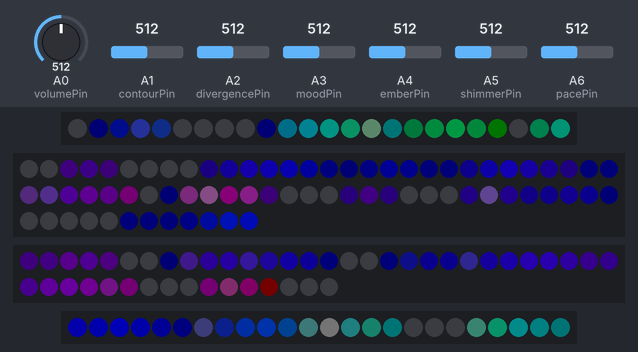
Bench run of a sketch on a simulated Arduino Nano, built with avr-gcc and run on an emulated ATmega328P. On the bench: 2 × 24 RGB LEDs in strip order, left to right, 72 RGB LEDs in strip order, left to right, continuing on the next row, 46 RGB LEDs in strip order, left to right, continuing on the next row. Inputs (shaded band) come from the test bench; at power-on: A4 (emberPin) = 512, A0 (volumePin) = 512, A1 (contourPin) = 512, A5 (shimmerPin) = 512, A6 (pacePin) = 512, A3 (moodPin) = 512, A2 (divergencePin) = 512. Dim RGB values are drawn brighter than linear.

Above: at 1.2 s.
1.3 s: A4 (emberPin) set to 306
At 1.77 s:
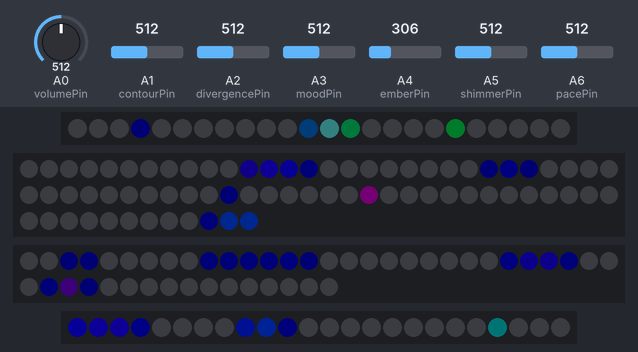
3.7 s: A0 (volumePin) set to 992
At 4.2 s:
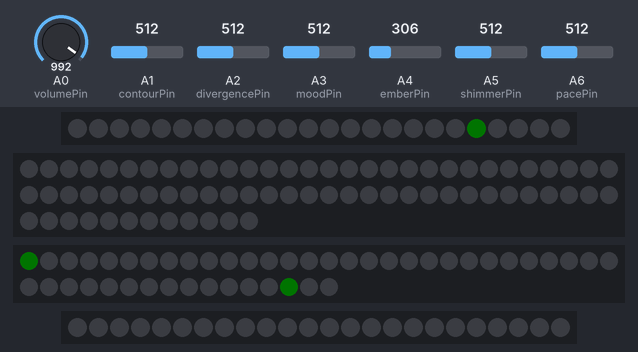
5.5 s: A1 (contourPin) set to 716
At 5.99 s:
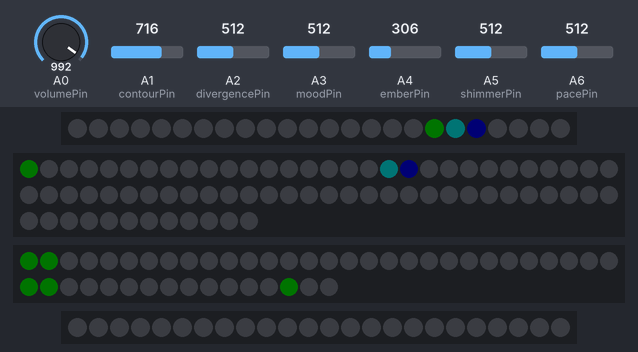
7.7 s: A5 (shimmerPin) set to 306
At 8.07 s:
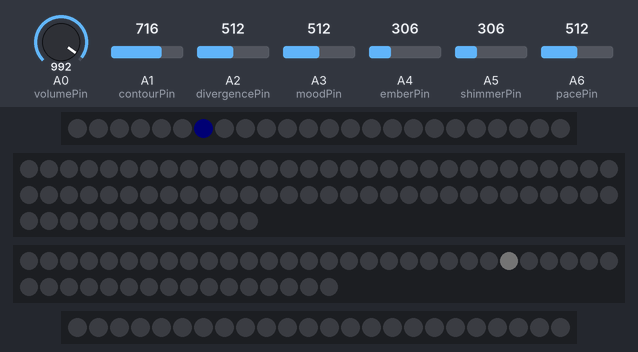
9.7 s: A6 (pacePin) set to 992
At 11.5 s:
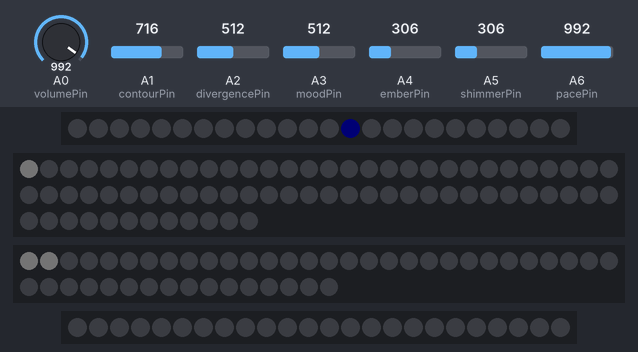

Measured:
- after the input at 1.3 s, the LEDs: change after 0.32 s (image 1)
- after the input at 7.7 s, the LEDs: first change after 0.06 s (image 4 shows a later state)

The sketch:

arduino.ino
```cpp
#include <FastLED.h>

#define LOGGING false
#define STRIP_0_SIZE 24
#define STRIP_1_SIZE 72
#define STRIP_2_SIZE 46
#define STRIP_3_SIZE 24

CRGB strip_0[STRIP_0_SIZE];
CRGB strip_1[STRIP_1_SIZE];
CRGB strip_2[STRIP_2_SIZE];
CRGB strip_3[STRIP_3_SIZE];

float anim_time = 0.0;

float val = 150;            // 0   - 255    // "volume"
float hue = 190;            // 0   - 360    // "mood"
float sat = 255;            // 0   - 255    // "vibrance"
float strip_spread = 0.8;   // 0.0 - 2.0    // "divergence"
float twinkle_hue = 0.5;    // 0.0 - 1.0    // "contour"
float twinkle_sat = 0.2;    // 0.0 - 2.0    // "shimmer"
float twinkle_val = 2.0;    // 0.0 - 2.0    // "ember"
float speed = 0.5;          // 0.0 - 0.5    // "pace"

int volumePin = A0;
int contourPin = A1;
int divergencePin = A2;
int moodPin = A3;
int emberPin = A4;
int shimmerPin = A5;
int pacePin = A6;
int vibrancePin = A7;

int interps = 3;
int phase = 0;

void setup() {
  Serial.begin(9600);
  FastLED.addLeds<NEOPIXEL, 9>(strip_0, STRIP_0_SIZE);
  FastLED.addLeds<NEOPIXEL, 10>(strip_1, STRIP_1_SIZE);
  FastLED.addLeds<NEOPIXEL, 11>(strip_2, STRIP_2_SIZE);
  FastLED.addLeds<NEOPIXEL, 12>(strip_3, STRIP_3_SIZE);
}

void loop() {
  int frame_start = millis();
  readPots();
  loopStrip(strip_0, STRIP_0_SIZE, 0);
  loopStrip(strip_1, STRIP_1_SIZE, 1);
  loopStrip(strip_2, STRIP_2_SIZE, 2);
  loopStrip(strip_3, STRIP_3_SIZE, 3);

  FastLED.show();

  anim_time += speed * 10;
  phase = (phase + 1) % interps;

//  delay(1000);
  int frame_end = millis();
  if (LOGGING) {
    Serial.print("frame time: ");
    Serial.println(frame_end - frame_start);
  }
}

void loopStrip(CRGB strip[], int size, int strip_number) {
  // This inner loop will go over each led in the current strip, one at a time
  for(int i = phase; i < size; i += interps) {
    // Optimisation: hue and sat only calculated if val != 0, as LED would be off.
    int ledVal = getLedVal(strip_number, i);
    int ledHue = ledVal == 0 ? 0 : getLedHue(strip_number, i);
    int ledSat = ledVal == 0 ? 0 : getLedSat(strip_number, i);

    strip[i] = CHSV(
      ledHue,
      ledSat,
      ledVal
    );
  }
}

int getLedHue(int x, int i) {
  // First noise function varies the whole strip over time, second adds a colour wave throughout each strip
  return hue + ((inoise8(x * 80, anim_time) - 128) * strip_spread) + (twinkle_hue * (inoise8(x, i * 10, anim_time) - 128));
}

int getLedSat(int x, int i) {
  float overdrive = 6.0f; // Scale noise amplitude, clamping values above max and below min.  Adds more 'shimmer' contrast.
  int noiseScale  = 120;   // Scale noise frequency.  Higher value means smaller waves.
  return constrain(                     // \/ Tweak this value adjust maximum selectable effect, default 255.
    sat * ( ( overdrive/2 - ((twinkle_sat/320.0f) * inoise8(x*noiseScale, i*noiseScale, anim_time*2) * overdrive) ) )
  , 0, 255);
}

int getLedVal(int x, int i) {
  float overdrive = 3.0f; // Scale noise amplitude, clamping values above max and below min.  Adds more 'ember' contrast.
  int noiseScale  = 60;   // Scale noise frequency.  Higher value means smaller waves.
  return constrain(                     // \/ Tweak this value adjust maximum selectable effect, default 255.
    val * ( ( overdrive/2 - ((twinkle_val/300.0f) * inoise8(x*noiseScale, i*noiseScale, anim_time) * overdrive) ) )
  , 0, 255);
}

void readPots() {
  // smoothRead smoothing values have been tuned to reduce flickering on my device
  val =           (1023 - pow(smoothRead(volumePin, 25)/13.1,1.6))   / 1024.0f * 255.0f;
  hue =           (1023 - smoothRead(moodPin, 50))        / 1024.0f * 255.0f;
  //sat =           (1023 - smoothRead(vibrancePin), 10)    / 1024.0f * 255.0f;
  strip_spread =  (1023 - smoothRead(divergencePin, 35))  / 1024.0f * 1.5f;
  twinkle_hue =   (1023 - smoothRead(contourPin, 5))     / 1024.0f * 1.0f;
  twinkle_sat =   (1023 - smoothRead(shimmerPin, 10))     / 1024.0f * 1.5f;
  twinkle_val =   (1023 - smoothRead(emberPin, 30))       / 1024.0f * 2.0f;
  speed =         (1023 - smoothRead(pacePin, 5))        / 1024.0f * 0.5f;

  twinkle_sat = twinkle_sat > 0.1? twinkle_sat : 0.0;

  if (LOGGING) {
  //
//    Serial.print("val: ");
//    Serial.println(val);
//  //  Serial.print("hue: ");
//  //  Serial.println(hue);
//  //  Serial.print("sat: ");
//  //  Serial.println(sat);
//  //  Serial.print("strip_spread: ");
//  //  Serial.println(strip_spread);
//  //  Serial.print("twinkle_hue: ");
//  //  Serial.println(twinkle_hue);
//    Serial.print("twinkle_sat: ");
//    Serial.println(twinkle_sat);
//  //  Serial.print("twinkle_val: ");
//  //  Serial.println(twinkle_val);
//    Serial.print("speed: ");
//    Serial.println(speed);
  }
}

float smoothRead(int pin, int iterations) {
  float total = 0.0f;

  for (int i = 0; i < iterations; i++) {
    total = total + (float)analogRead(pin);
  }

  return total / iterations;
}
```
